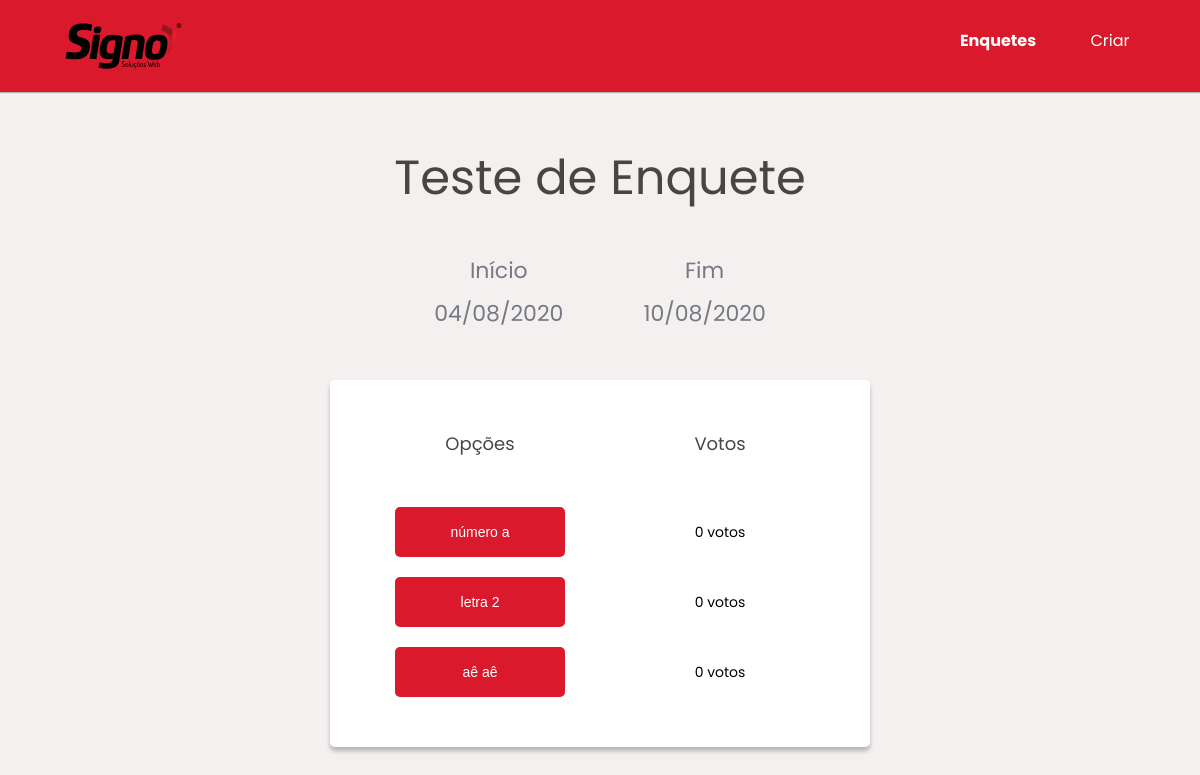
/pages/Survey.php?survey=4, run on the app's committed database.
### tables this page shows
CREATE TABLE `tbsurveys` (
  `id` int NOT NULL AUTO_INCREMENT,
  `title` varchar(100) NOT NULL,
  `description` text NOT NULL,
  `begindate` date NOT NULL,
  `enddate` date NOT NULL,
  PRIMARY KEY (`id`)
);

CREATE TABLE `tboptions` (
  `id` int NOT NULL AUTO_INCREMENT,
  `survey_id` int NOT NULL,
  `name` varchar(25) NOT NULL,
  `votes` int DEFAULT '0',
  PRIMARY KEY (`id`),
  KEY `tboptions_FK` (`survey_id`),
  CONSTRAINT `tboptions_FK` FOREIGN KEY (`survey_id`) REFERENCES `tbsurveys` (`id`)
);

### src/Connection.php (called while the page is built, shortened)
<?php
class Connection {
    private static $instance;
    public static function getConn()
    {
        if (!isset(self::$instance)) {
            try {
                self::$instance = new PDO(
                    "mysql:dbname=" .self::DB
                    ."; user=" .self::USER
                    ."; password=" .self::PASS
                    ."; host=" .self::HOST
                    ."; port=" . self::PORT
                );
            } catch (Exception $e) {
                echo '<script> console.log(\'Error in database connection.\')</script>';
            }
        }
        return self::$instance;
    }
}

### src/model/ModelSurvey.php (called while the page is built, shortened)
<?php
require_once '../Connection.php';
class ModelSurvey {
    private $table;
    private $conn;
    public function __construct() {
        $this->table = 'tbsurveys';
        $this->conn = Connection::getConn();
    }
    public function surveyById($id) {
        $surveyOptions = null;
        $sSql =  ' SELECT * FROM ' .$this->table
                .'  WHERE id = '. $id ;
        $result = $this->conn->prepare($sSql);
        $result->execute();
        if ($result->rowCount() > 0) {
            $surveyOptions = $result->fetch(PDO::FETCH_OBJ);
        }
        return $surveyOptions;
    }
}

### src/controller/ControllerSurvey.php (called while the page is built, shortened)
<?php
require_once '../model/ModelOption.php';
require_once '../model/ModelSurvey.php';
require_once '../utils/SurveyUtils.php';
class ControllerSurvey {
    private $modelSurvey;
    private $modelOption;
    public function __construct() {
        $this->modelSurvey = new ModelSurvey();
        $this->modelOption = new ModelOption();
    }
    public function getSurveyOptions($id) {
        $options = array();
        foreach ($this->modelOption->options($id) as $option) {
            array_push($options, self::parseOptions($option));
        }
        return $options;
    }
    public function getSurveyById($id) {
        return self::parseSurvey($this->modelSurvey->surveyById($id));
    }
    private static function parseSurvey($survey) {
        $id = $survey->id;
        $title = $survey->title;
        $begin = SurveyUtils::parseDate($survey->begindate);
        $end   = SurveyUtils::parseDate($survey->enddate);
        $dateCompare = SurveyUtils::dateCompare($survey->begindate, $survey->enddate);
        $class  = $dateCompare['class'];
        $status = $dateCompare['status'];
        return [
            'id' => $id,
            'title' => $title,
            'begin' => $begin,
            'end' => $end,
            'class' => $class,
            'status' => $status
        ];
    }
    private static function parseOptions($option) {
        $name = $option->name;
        $votes = $option->votes;
        return [
            'name' => $name,
            'votes' => $votes,
        ];
    }
}

### src/model/ModelOption.php (called while the page is built, shortened)
<?php
require_once '../Connection.php';
class ModelOption {
    private $table;
    private $conn;
    public function __construct() {
        $this->table = 'tboptions';
        $this->conn = Connection::getConn();
    }
    public function options($id) {
        $surveyOptions = null;
        $sSql = ' SELECT * FROM ' .$this->table
               .'  WHERE survey_id = '. $id ;
        $result = $this->conn->prepare($sSql);
        $result->execute();
        if ($result->rowCount() > 0) {
            $surveyOptions = $result->fetchAll(PDO::FETCH_OBJ);
        }
        return $surveyOptions;
    }
}

### src/utils/SurveyUtils.php (called while the page is built, shortened)
<?php
class SurveyUtils {
    public static function parseDate($date) {
        return date("d/m/Y", strtotime($date));
    }
    public static function dateCompare($begin, $end) {
        $today = date('Y-m-d');
        if ($begin > $today) {
            return ['status' => 'Não Iniciada', 'class' => 'waiting'];
        } elseif ($end < $today) {
            return ['status' => 'Finalizada', 'class' => 'finished'];
        } else {
            return ['status' => 'Em Andamento', 'class' => 'active'];
        }
    }
}

### src/view/ViewSurvey.php (the view, shortened to what this page needs)
<?php
require_once '../controller/ControllerSurvey.php';
class ViewSurvey {
    public static function surveysCard($id) {
        $controllerSurvey = new ControllerSurvey();
        $survey  = $controllerSurvey->getSurveyById($id);
        $options = $controllerSurvey->getSurveyOptions($id);
        $voteComponent = '';
        foreach ($options as $option) {
            $voteComponent .=
                <<<HTML
                    <div>
                        <button class="pointer">{$option['name']}</button>
                        <span>{$option['votes']} votos</span>
                    </div>
                HTML;
        }
        $html = <<<HTML
            <div id="title-survey">
                {$survey['title']}
            </div>
            <div id="dates">
                <div>
                    <span>Início</span>
                    <span>{$survey['begin']}</span>
                </div>
                <div>
                    <span>Fim</span>
                    <span>{$survey['end']}</span>
                </div>
            </div>
            <div id="options">
                <header>
                    <div>Opções</div>
                    <div>Votos</div>
                </header>
                $voteComponent
            </div>
        HTML;
        return $html;
    }
}

### src/assets/styles.css (style rules this page uses)
* { padding: 0; margin: 0; box-sizing: border-box; }
input, button { outline: 0; }
body { background: #f5f0f0; font: 16px "Poppins", sans-serif; text-rendering: optimizeLegibility !important; -webkit-font-smoothing: antialiased !important; }
.pointer { cursor: pointer; }
div.survey-container div#title-survey { font-size: 48px; color: #494545; }
div.survey-container div#dates { font-size: 22px; color: #757983; display: flex; align-items: center; justify-content: center; }
div.survey-container div#dates div { margin: 40px; display: flex; flex-direction: column; align-items: center; justify-content: center; }
div.survey-container div#dates div span { margin-bottom: 10px; }
div.survey-container div#options { padding: 30px; padding-bottom: 50px; width: 540px; background: #fff; box-shadow: 0px 4px 4px rgba(0, 0, 0, 0.25); border-radius: 5px; display: flex; flex-direction: column; align-items: center; justify-content: center; }
div.survey-container div#options header { width: 100%; margin-bottom: 30px; display: flex; align-items: center; justify-content: space-around; font-weight: normal; font-size: 18px; color: #494545; }
div.survey-container div#options div { margin-top: 20px; width: 100%; display: flex; align-items: center; justify-content: space-around; }
div.survey-container div#options div button { width: 170px; height: 50px; border: 0px; border-radius: 5px; transition: background-color 0.5s, color 0.5s; font-size: 14px; color: #ffffff; background: #da1a2c; }
div.survey-container div#options div span { width: 170px; height: 50px; display: flex; align-items: center; justify-content: center; font-size: 14px; }

### data on the page
tbsurveys: title "Teste de Enquete"
tboptions: name "número a", votes "0"
tboptions: name "letra 2", votes "0"
tboptions: name "aê aê", votes "0"

### other printed values
$survey['begin'] "04/08/2020"
$survey['end'] "10/08/2020"
